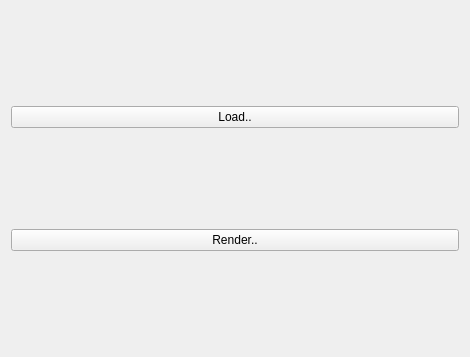
<?xml version="1.0" encoding="UTF-8"?>
<ui version="4.0">
 <class>AnimationForm</class>
 <widget class="QWidget" name="AnimationForm">
  <property name="geometry">
   <rect>
    <x>0</x>
    <y>0</y>
    <width>470</width>
    <height>357</height>
   </rect>
  </property>
  <property name="windowTitle">
   <string>Form</string>
  </property>
  <layout class="QVBoxLayout" name="verticalLayout">
   <item>
    <layout class="QHBoxLayout" name="mainLayout"/>
   </item>
   <item>
    <widget class="QPushButton" name="loadButton">
     <property name="text">
      <string>Load..</string>
     </property>
    </widget>
   </item>
   <item>
    <widget class="QPushButton" name="button">
     <property name="text">
      <string>Render..</string>
     </property>
    </widget>
   </item>
  </layout>
 </widget>
 <resources/>
 <connections/>
</ui>
